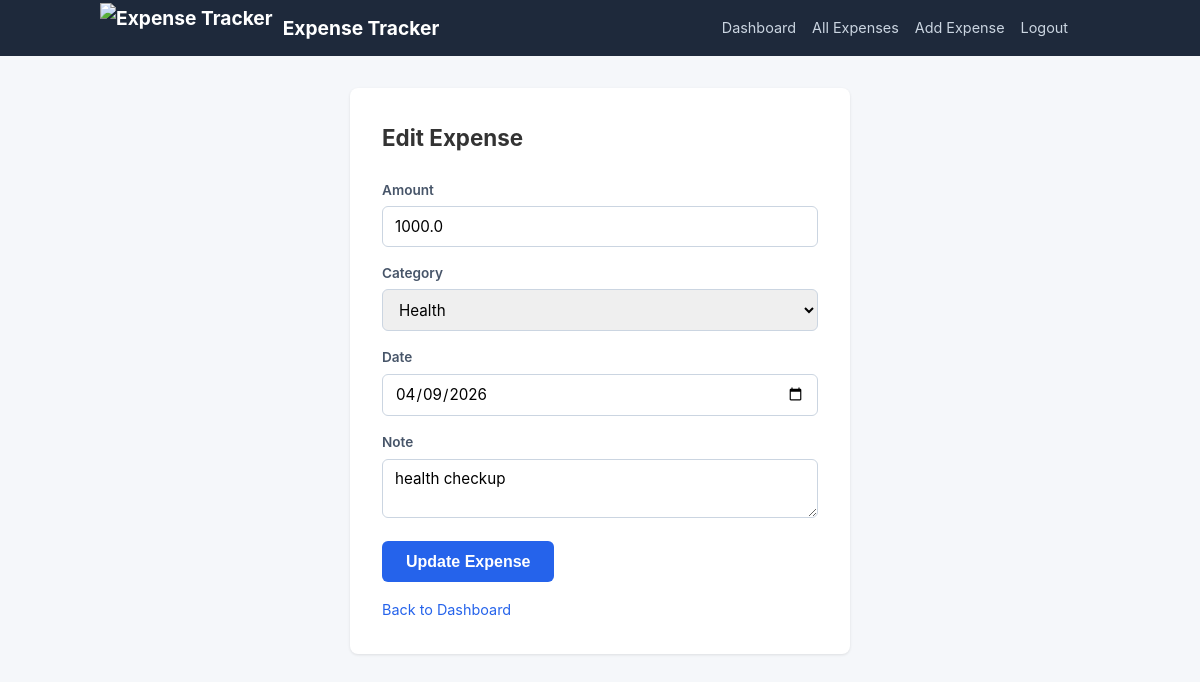
/edit/4 (signed in), run on the app's committed database.
### tables this page shows
CREATE TABLE expenses (
    id INTEGER PRIMARY KEY AUTOINCREMENT,
    user_id INTEGER NOT NULL,
    amount REAL NOT NULL,
    category TEXT NOT NULL,
    date TEXT NOT NULL,
    note TEXT DEFAULT '',
    FOREIGN KEY (user_id) REFERENCES users(id)
);

### web_app/app.py (the view, shortened to what this page needs)
@app.route('/edit/<int:expense_id>', methods=['GET', 'POST'])
def edit_expense(expense_id):
    if 'user_id' not in session:
        return redirect('/login')
    db = get_db()
    try:
        expense = db.execute(
            'SELECT * FROM expenses WHERE id = ?', (expense_id,)
        ).fetchone()
    except Exception:
        abort(500)
    if not expense:
        abort(404)
    if expense['user_id'] != session['user_id']:
        abort(403)
    error = None
    form_data = {
        'amount': expense['amount'],
        'category': expense['category'],
        'date': expense['date'],
        'note': expense['note'] or '',
    }
    return render_template('add_expense.html', error=error, form_data=form_data,
                           categories=ALLOWED_CATEGORIES, edit_mode=True, expense_id=expense_id)

### web_app/app.py (called while the page is built)
def get_db():
    if 'db' not in g:
        g.db = sqlite3.connect(DATABASE)
        g.db.row_factory = sqlite3.Row
    return g.db

### web_app/templates/add_expense.html (shortened to what this page needs)
{% extends "base.html" %}
{% block content %}
<div class="expense-form">
    <h1>{% if edit_mode %}Edit Expense{% else %}Add Expense{% endif %}</h1>
    <form method="POST" action="{% if edit_mode %}/edit/{{ expense_id }}{% else %}/add{% endif %}">
        <label for="amount">Amount</label>
        <input type="number" id="amount" name="amount" step="0.01" min="0.01"
               value="{{ form_data.get('amount', '') }}" required>
        <label for="category">Category</label>
        <select id="category" name="category" required>
            {% for cat in categories %}
            <option value="{{ cat }}" {% if form_data.get('category') == cat %}selected{% endif %}>{{ cat }}</option>
            {% endfor %}
        </select>
        <label for="date">Date</label>
        <input type="date" id="date" name="date"
               value="{{ form_data.get('date', '') }}" required>
        <label for="note">Note</label>
        <textarea id="note" name="note" rows="2">{{ form_data.get('note', '') }}</textarea>
        <button type="submit">{% if edit_mode %}Update Expense{% else %}Add Expense{% endif %}</button>
    </form>
    <a href="/" class="back-link">Back to Dashboard</a>
</div>
{% endblock %}

### web_app/static/style.css (style rules this page uses)
* { margin: 0; padding: 0; box-sizing: border-box; }
body { font-family: -apple-system, BlinkMacSystemFont, "Segoe UI", Roboto, sans-serif; background: #f5f7fa; color: #333; line-height: 1.6; }
a { color: #2563eb; text-decoration: none; }
.expense-form { max-width: 500px; margin: 2rem auto; background: #fff; padding: 2rem; border-radius: 8px; box-shadow: 0 1px 3px rgba(0, 0, 0, 0.1); }
.expense-form h1 { margin-bottom: 1.5rem; font-size: 1.4rem; }
.expense-form label { display: block; margin-bottom: 0.3rem; font-size: 0.85rem; font-weight: 600; color: #475569; }
.expense-form input, .expense-form select, .expense-form textarea { width: 100%; padding: 0.6rem 0.75rem; border: 1px solid #cbd5e1; border-radius: 6px; font-size: 0.95rem; margin-bottom: 1rem; font-family: inherit; }
.expense-form button { padding: 0.7rem 1.5rem; background: #2563eb; color: #fff; border: none; border-radius: 6px; font-size: 1rem; font-weight: 600; cursor: pointer; }
.back-link { display: inline-block; margin-top: 1rem; font-size: 0.9rem; }

### data on the page
expenses: amount "1000.0", category "Health", date "04/09/2026", note "health checkup"
